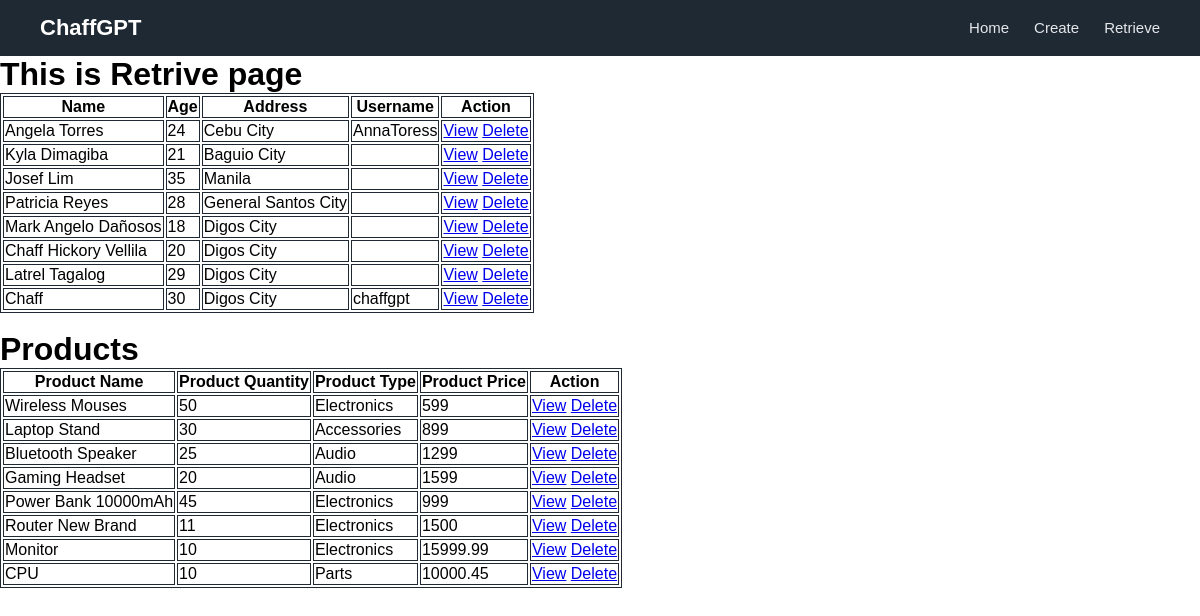
The app's page /pages/retrievePage.php with its own data.
### tables this page shows
CREATE TABLE `user` (
  `user_id` int(11) NOT NULL,
  `name` varchar(100) NOT NULL,
  `age` int(11) NOT NULL,
  `address` varchar(150) NOT NULL,
  `username` varchar(100) NOT NULL,
  `password` varchar(100) NOT NULL
);

CREATE TABLE `products` (
  `prod_id` int(11) NOT NULL,
  `prod_name` varchar(100) NOT NULL,
  `prod_quantity` int(11) NOT NULL,
  `prod_type` varchar(100) NOT NULL,
  `prod_price` double NOT NULL,
  `prod_date_added` date NOT NULL
);

### config/functions.php (called while the page is built, shortened)
<?php
function retrieveAllUsers()
{
    include "connection.php";
    $sql = "SELECT * FROM user";
    $stmnt = $conn->prepare($sql);
    $stmnt->execute();
    return $stmnt->fetchAll(PDO::FETCH_ASSOC);
}
function retrieveAllProducts()
{
    include "connection.php";
    $sql = "SELECT * FROM products";
    $stmnt = $conn->prepare($sql);
    $stmnt->execute();
    return $stmnt->fetchAll(PDO::FETCH_ASSOC);
}

### pages/retrievePage.php (the view, shortened to what this page needs)
<?php
$list = retrieveAllUsers();
$productList = retrieveAllProducts();
?>
<!DOCTYPE html>
<html lang="en">
<?php
include "resources/header.php";
?>
<body>
    <?php
    include "resources/navigation.php";
    ?>
    <h1>This is Retrive page</h1>
    <table>
        <tr>
            <th>Name</th>
            <th>Age</th>
            <th>Address</th>
            <th>Username</th>
            <th>Action</th>
        </tr>
        <?php
        foreach ($list as $item) {
        ?>
            <tr>
                <td><?= $item["name"] ?></td>
                <td><?= $item["age"] ?></td>
                <td><?= $item["address"] ?></td>
                <td><?= $item["username"] ?></td>
                <td><a href="viewPage.php?user_id=<?= $item['user_id'] ?>">View</a>
                    <a href="functions/deleteFunction.php?deleteFrom=user&id=<?= $item['user_id'] ?>">Delete</a>
                </td>
            </tr>
        <?php
        }
        ?>
    </table>
    <br>
    <h1>Products</h1>
    <table>
        <tr>
            <th>Product Name</th>
            <th>Product Quantity</th>
            <th>Product Type</th>
            <th>Product Price</th>
            <th>Action</th>
        </tr>
        <?php
        foreach ($productList as $item) {
        ?>
            <tr>
                <td><?= $item["prod_name"] ?></td>
                <td><?= $item["prod_quantity"] ?></td>
                <td><?= $item["prod_type"] ?></td>
                <td><?= $item["prod_price"] ?></td>
                <td><a href="viewProduct.php?prod_id=<?= $item['prod_id'] ?>">View</a>
                    <a href="functions/deleteFunction.php?deleteFrom=product&id=<?= $item['prod_id'] ?>">Delete</a>
                </td>
            </tr>
        <?php
        }
        ?>
    </table>
    <br>
</body>
</html>

### pages/resources/header.php (shortened to what this page needs)
<head>
    <link rel="stylesheet" href="../css/dashboard.css">
</head>

### pages/resources/navigation.php
<nav class="navbar">
        <div class="logo">ChaffGPT</div>
        <ul class="nav-links">
            <li><a href="dashboard">Home</a></li>
            <li><a href="createPage">Create</a></li>
            <li><a href="retrievePage">Retrieve</a></li>
        </ul>
    </nav>

### css/dashboard.css (style rules this page uses)
* { margin: 0; padding: 20; box-sizing: border-box; font-family: Arial, Helvetica, sans-serif; }
.navbar { display: flex; justify-content: space-between; align-items: center; background-color: #1f2933; padding: 15px 40px; }
.logo { color: #ffffff; font-size: 22px; font-weight: bold; }
.nav-links { list-style: none; display: flex; gap: 25px; }
.nav-links li a { color: #e5e7eb; text-decoration: none; font-size: 15px; transition: color 0.3s ease; }
table, th, td { border: #1f2933 solid 1px; }

### records on screen
user: name "Angela Torres", age "24", address "Cebu City", username "AnnaToress"
user: name "Kyla Dimagiba", age "21", address "Baguio City"
user: name "Josef Lim", age "35", address "Manila"
user: name "Patricia Reyes", age "28", address "General Santos City"
user: name "Mark Angelo Dañosos", age "18", address "Digos City"
user: name "Chaff Hickory Vellila", age "20", address "Digos City"
user: name "Latrel Tagalog", age "29", address "Digos City"
user: name "Chaff", age "30", address "Digos City", username "chaffgpt"
products: prod_name "Wireless Mouses", prod_quantity "50", prod_type "Electronics", prod_price "599"
products: prod_name "Laptop Stand", prod_quantity "30", prod_type "Accessories", prod_price "899"
products: prod_name "Bluetooth Speaker", prod_quantity "25", prod_type "Audio", prod_price "1299"
products: prod_name "Gaming Headset", prod_quantity "20", prod_type "Audio", prod_price "1599"
products: prod_name "Power Bank 10000mAh", prod_quantity "45", prod_type "Electronics", prod_price "999"
products: prod_name "Router New Brand", prod_quantity "11", prod_type "Electronics", prod_price "1500"
products: prod_name "Monitor", prod_quantity "10", prod_type "Electronics", prod_price "15999.99"
products: prod_name "CPU", prod_quantity "10", prod_type "Parts", prod_price "10000.45"
